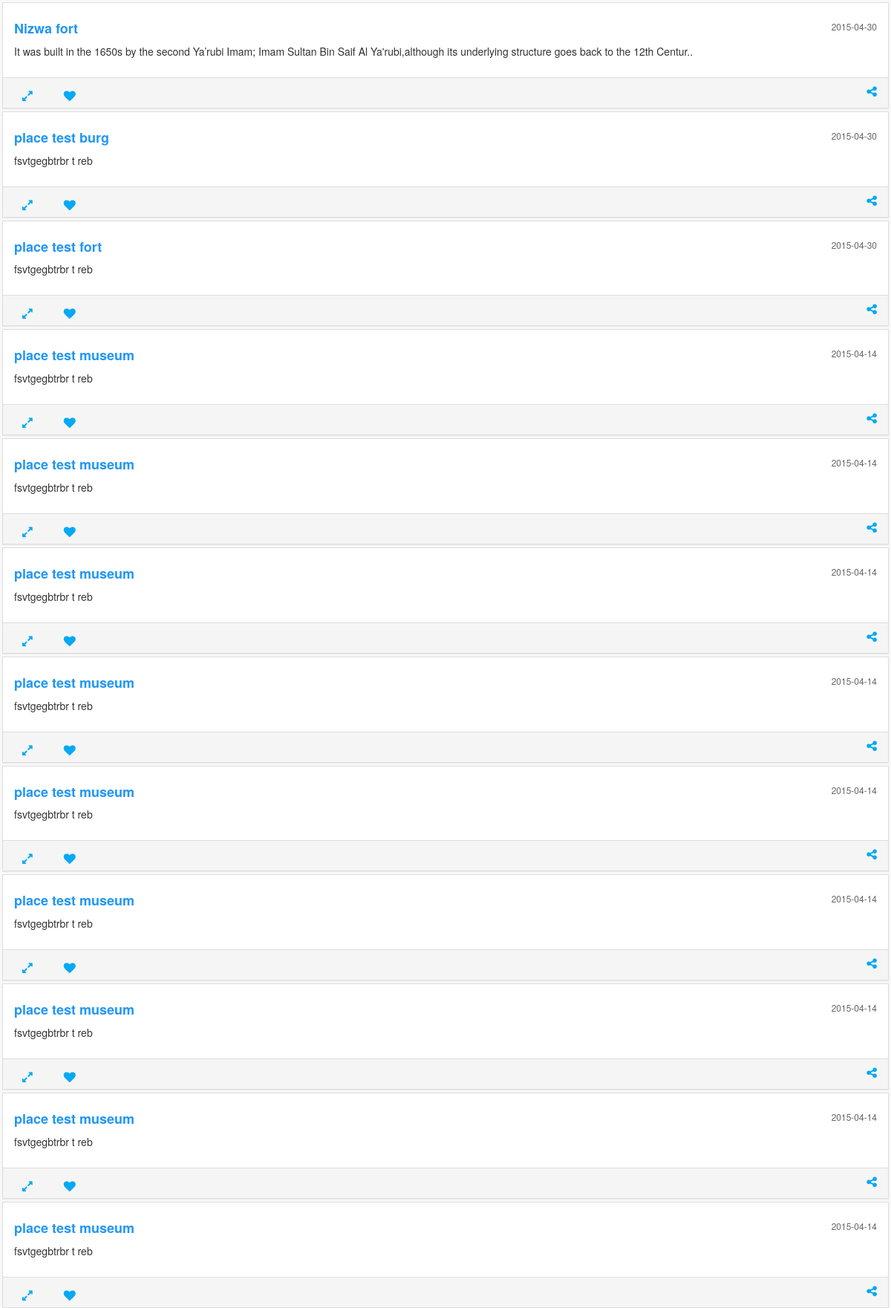
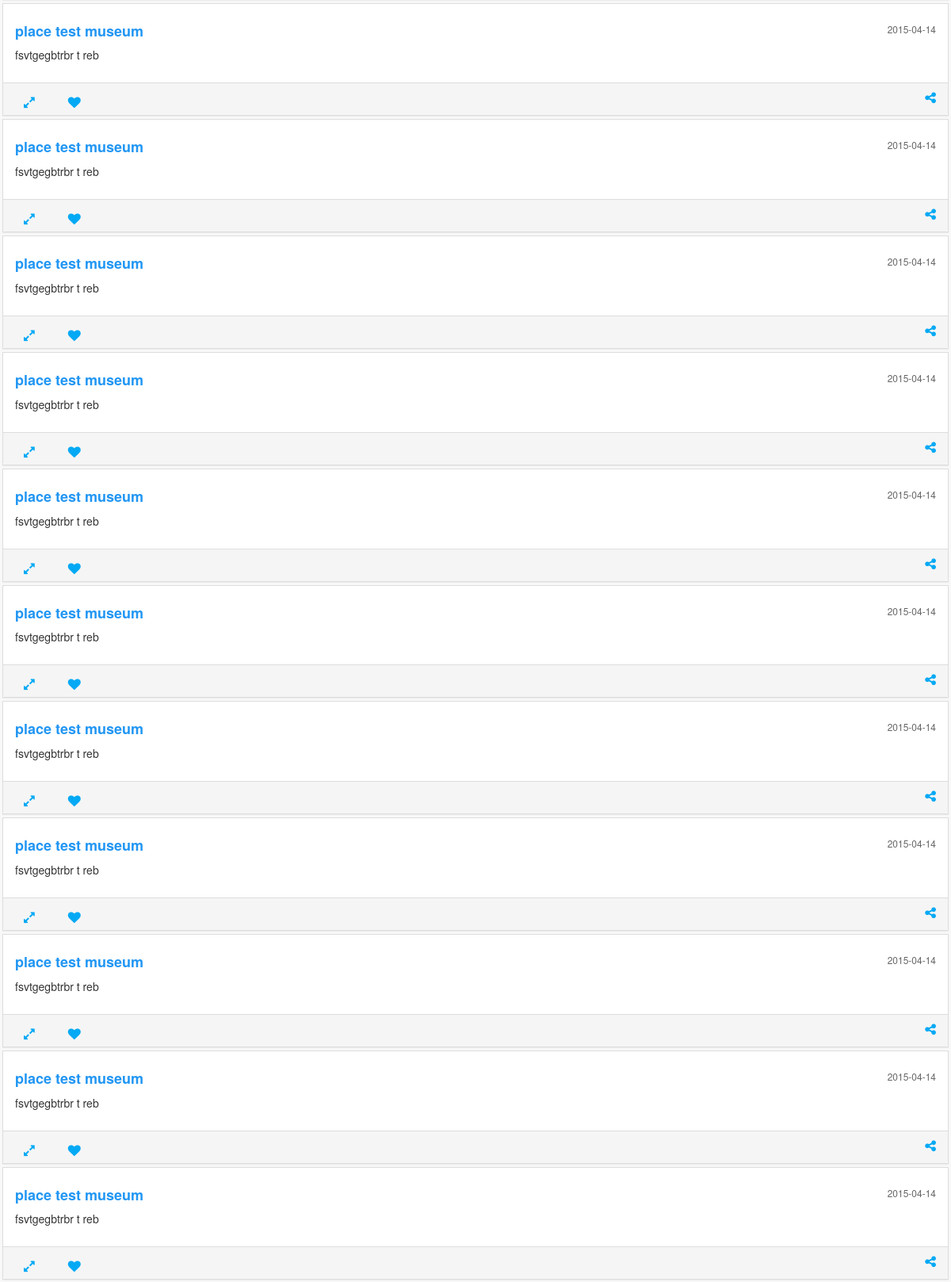
The page /appactivitesconntents/places.php (upper part) on the database its author committed (2 pictures, top to bottom).
### tables this page shows
CREATE TABLE IF NOT EXISTS `place` (
`place_id` int(11) NOT NULL,
  `place_type` int(11) NOT NULL,
  `place_name` varchar(45) NOT NULL,
  `address` varchar(132) DEFAULT NULL,
  `place_location_lat` float DEFAULT NULL,
  `place_location_lng` float DEFAULT NULL,
  `place_admin_creator` int(11) NOT NULL,
  `view` int(1) NOT NULL DEFAULT '1' COMMENT '1 view , 0 unview',
  `description` text NOT NULL,
  `create_date` timestamp NOT NULL DEFAULT CURRENT_TIMESTAMP,
  `last_update` timestamp NOT NULL DEFAULT CURRENT_TIMESTAMP
);

CREATE TABLE IF NOT EXISTS `place_type` (
`place_id` int(11) NOT NULL,
  `place_name` varchar(45) NOT NULL
);

### appactivitesconntents/server/appdboperations.php (called while the page is built, shortened)
<?php
class appdboperations {
    public static function getPlacesList($limit = 25) {
        try {
            $dbh = new PDO("mysql:host=" . DB_HOST . ";dbname=" . DB_NAME . "", DB_USERNAME, DB_PASSWORD, array(PDO::MYSQL_ATTR_INIT_COMMAND => "SET NAMES 'utf8'"));
            $sql = "SELECT
                    place.place_id,
                    place.place_name,
                    place.description,
                    DATE(place.create_date) AS createdate,
                    place_type.place_name AS placetype
                  FROM place
                    INNER JOIN place_type
                      ON place.place_type = place_type.place_id
                  WHERE place.view = 1
                  ORDER BY place.create_date DESC
                  LIMIT " . intval($limit);
            $data = array();
            $stmt = $dbh->prepare($sql);
            $stmt->bindParam(":id", $placeid, PDO::PARAM_INT);
            $stmt->execute();
            $result = $stmt->fetchAll(PDO::FETCH_ASSOC);
            foreach ($result as $row) {
                $place = array();
                $place["id"] = $row["place_id"];
                $place["name"] = $row["place_name"];
                $place["description"] = $row["description"];
                $place["date"] = $row["createdate"];
                $place["placetype"] = $row["placetype"];
                array_push($data, $place);
            }
            return $data;
        } catch (PDOException $e) {
            echo $e->getMessage();
        }
    }
}

### appactivitesconntents/places.php (the view, shortened to what this page needs)
<?php
include_once './server/appdboperations.php';
?>
<html>
    <head>
        <link href="css/main.css" rel="stylesheet" type="text/css"/>
    </head>
    <body >
        <section class="main-places-section">
            <?php
            $places = appdboperations::getPlacesList(250);
            foreach ($places as $places) {
                ?>
                <div class="place-card">
                    <div class="panel panel-default" >
                        <div class="panel-body">
                            <h4>
                                <span  id="place-title"><?php
                                    echo $places["name"] . " " . $places["placetype"];
                                    ?></span>
                                <span id="place-add-date"><?php echo $places["date"]; ?></span>
                            </h4>
                            <div id="place-main-area">
                                <p><?php echo (strlen($places["description"]) > 150) ? substr($places["description"], 0, 150) . ".." : $places["description"]; ?></p>
                            </div>
                        </div>
                        <div class="panel-footer">
                            <a href="*openplace~<?php echo $places["id"]; ?>~<?php echo $places["name"] . " " . $places["placetype"]; ?>" class="btn btn-sm" style="float: left; margin-right: 20px"><i class="fa fa-expand card-icon"></i></a>
                            <a class="btn btn-sm" style="float: left;"><i class="fa fa-heart card-icon"></i></a>
                            <a href="*share~this place comming from my app id = <?php echo $places["id"]; ?>" class="waves-effect btn-flat" style="float: right;"><i class="fa fa-share-alt card-icon"></i></a>
                            <br>
                        </div>
                    </div>
                </div>
                <?php
            }
            ?>
        </section>
    </body>
</html>

### appactivitesconntents/css/main.css (style rules this page uses)
* { -webkit-touch-callout: none; -webkit-user-select: none; }
body { background: #f8f8f8; }
a { color: #666666; }
a:link { text-decoration: none; color: #666666; }
.main-places-section { margin-left: 3px; margin-right: 3px; margin-top: 3px; margin-bottom: 10px; }
.panel { margin: 0px; }
.place-card { margin-bottom: 4px; border-radius: 0px; }
.place-card .panel { border-radius: 0px; }
#place-add-date { float: right; font-size: 12px; color: #666666; }
.card-icon { font-size: 16px; }

### appactivitesconntents/places.php (style rules this page uses)
#place-title { font-size: 100%; font-weight: 600; color: #2196F3; }
.card-icon { color: #03A9F4; }

### rows shown on the page
place: place_name "Nizwa", place_type.place_name "fort", date "2015-04-30", description "It was built in the 1650s by the second Ya’rubi Imam; Imam Sultan Bin Saif Al Ya'rubi,although its underlying structure goes back to the 12th Centur"
place: place_name "place test", place_type.place_name "burg", date "2015-04-30", description "fsvtgegbtrbr t reb"
place: place_name "place test", place_type.place_name "fort", date "2015-04-30", description "fsvtgegbtrbr t reb"
place: place_name "place test", place_type.place_name "museum", date "2015-04-14", description "fsvtgegbtrbr t reb"
place: place_name "place test", place_type.place_name "museum", date "2015-04-14", description "fsvtgegbtrbr t reb"
place: place_name "place test", place_type.place_name "museum", date "2015-04-14", description "fsvtgegbtrbr t reb"
place: place_name "place test", place_type.place_name "museum", date "2015-04-14", description "fsvtgegbtrbr t reb"
place: place_name "place test", place_type.place_name "museum", date "2015-04-14", description "fsvtgegbtrbr t reb"
place: place_name "place test", place_type.place_name "museum", date "2015-04-14", description "fsvtgegbtrbr t reb"
place: place_name "place test", place_type.place_name "museum", date "2015-04-14", description "fsvtgegbtrbr t reb"
place: place_name "place test", place_type.place_name "museum", date "2015-04-14", description "fsvtgegbtrbr t reb"
place: place_name "place test", place_type.place_name "museum", date "2015-04-14", description "fsvtgegbtrbr t reb"
place: place_name "place test", place_type.place_name "museum", date "2015-04-14", description "fsvtgegbtrbr t reb"
place: place_name "place test", place_type.place_name "museum", date "2015-04-14", description "fsvtgegbtrbr t reb"
place: place_name "place test", place_type.place_name "museum", date "2015-04-14", description "fsvtgegbtrbr t reb"
place: place_name "place test", place_type.place_name "museum", date "2015-04-14", description "fsvtgegbtrbr t reb"
place: place_name "place test", place_type.place_name "museum", date "2015-04-14", description "fsvtgegbtrbr t reb"
place: place_name "place test", place_type.place_name "museum", date "2015-04-14", description "fsvtgegbtrbr t reb"
place: place_name "place test", place_type.place_name "museum", date "2015-04-14", description "fsvtgegbtrbr t reb"
place: place_name "place test", place_type.place_name "museum", date "2015-04-14", description "fsvtgegbtrbr t reb"
place: place_name "place test", place_type.place_name "museum", date "2015-04-14", description "fsvtgegbtrbr t reb"
place: place_name "place test", place_type.place_name "museum", date "2015-04-14", description "fsvtgegbtrbr t reb"
place: place_name "place test", place_type.place_name "museum", date "2015-04-14", description "fsvtgegbtrbr t reb"
